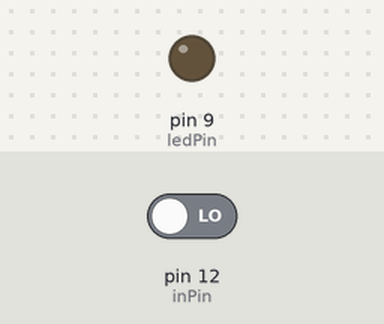
The sketch below on a simulated Arduino Uno, built with avr-gcc and run on an emulated ATmega328P. On the bench: output pins drawn as LEDs (lit = HIGH). The test bench sets the inputs (shaded band); at power-on: pin 12 (inPin) LOW.

Above: at 1.2 s.
1.3 s: pin 12 (inPin) driven HIGH
At 2.5 s:
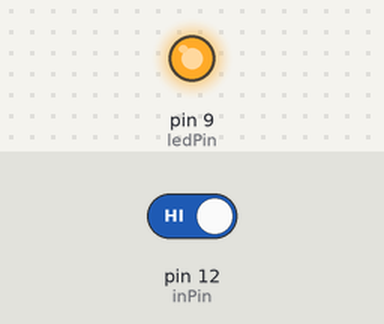
2.8 s: pin 12 (inPin) driven LOW
At 3.8 s:
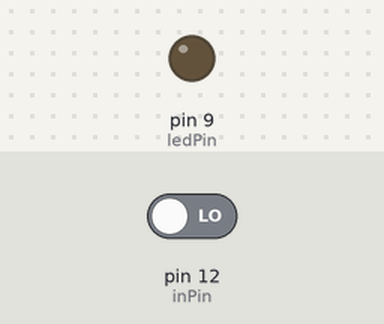
Timing chart, 0 to 5.8 s (numbered marks = the images above; inputs shaded):
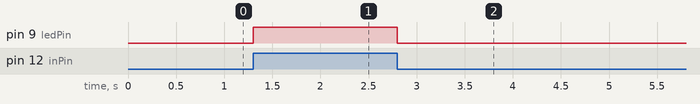

The sketch:

sketch_jul10b.ino
```cpp
int ledPin = 9;  // LED connected to digital pin 13
int inPin = 12;    // pushbutton connected to digital pin 7
int val = 0;      // variable to store the read value

void setup() {
  pinMode(ledPin, OUTPUT);  // sets the digital pin 13 as output
  pinMode(inPin, INPUT);    // sets the digital pin 7 as input
}

void loop() {
  val = digitalRead(inPin);   // read the input pin
  digitalWrite(ledPin, val);  // sets the LED to the button's value
}
```

Measured:
- after the input at 1.3 s, pin 9 (ledPin): LOW → HIGH at once
- after the input at 2.8 s, pin 9 (ledPin): HIGH → LOW at once
